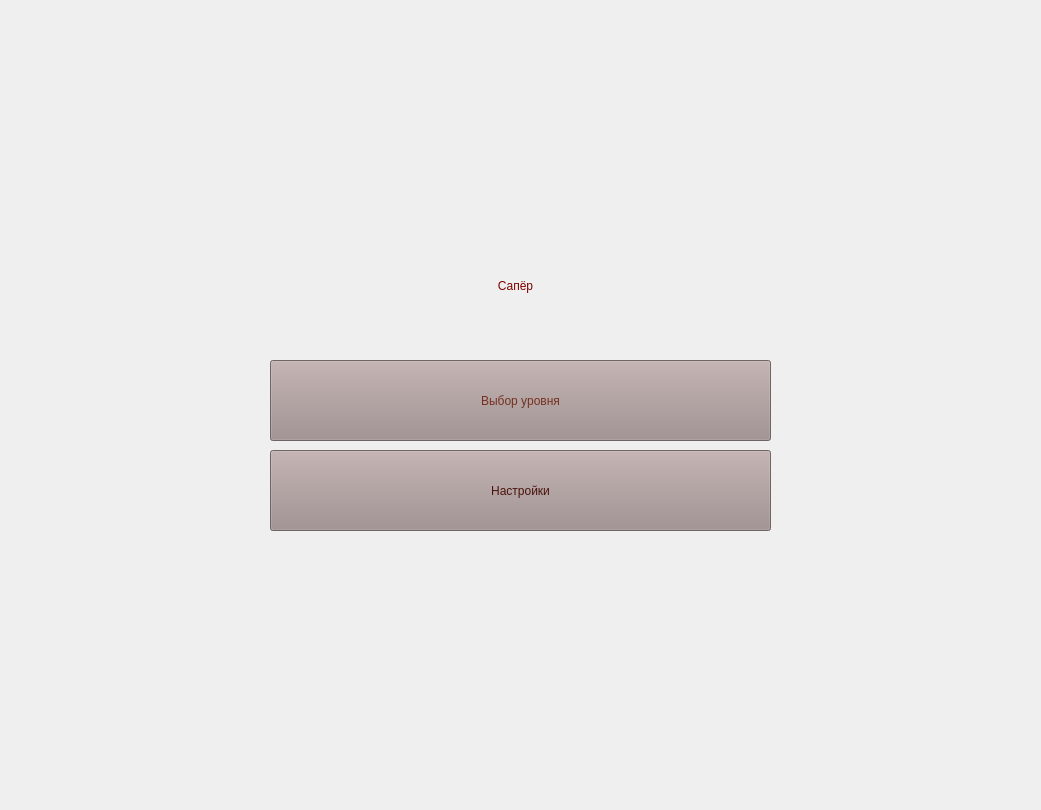
<?xml version="1.0" encoding="UTF-8"?>
<ui version="4.0">
 <class>Form</class>
 <widget class="QWidget" name="Form">
  <property name="geometry">
   <rect>
    <x>0</x>
    <y>0</y>
    <width>1041</width>
    <height>810</height>
   </rect>
  </property>
  <property name="windowTitle">
   <string>Form</string>
  </property>
  <widget class="QLabel" name="label">
   <property name="geometry">
    <rect>
     <x>180</x>
     <y>190</y>
     <width>671</width>
     <height>191</height>
    </rect>
   </property>
   <property name="styleSheet">
    <string notr="true">color: rgb(125, 0, 0);
font: 36pt &quot;MS Shell Dlg 2&quot;;</string>
   </property>
   <property name="text">
    <string>Сапёр</string>
   </property>
   <property name="alignment">
    <set>Qt::AlignCenter</set>
   </property>
  </widget>
  <widget class="QPushButton" name="setting">
   <property name="geometry">
    <rect>
     <x>270</x>
     <y>450</y>
     <width>501</width>
     <height>81</height>
    </rect>
   </property>
   <property name="styleSheet">
    <string notr="true">color: rgb(74, 18, 11);
background-color: rgb(156, 138, 138);
font: 18pt &quot;MS Shell Dlg 2&quot;;</string>
   </property>
   <property name="text">
    <string>Настройки</string>
   </property>
  </widget>
  <widget class="QPushButton" name="lvl">
   <property name="geometry">
    <rect>
     <x>270</x>
     <y>360</y>
     <width>501</width>
     <height>81</height>
    </rect>
   </property>
   <property name="styleSheet">
    <string notr="true">color: rgb(116, 48, 31);
background-color: rgb(156, 138, 138);
font: 24pt &quot;MS Shell Dlg 2&quot;;
  
</string>
   </property>
   <property name="text">
    <string>Выбор уровня</string>
   </property>
  </widget>
 </widget>
 <resources/>
 <connections/>
</ui>
